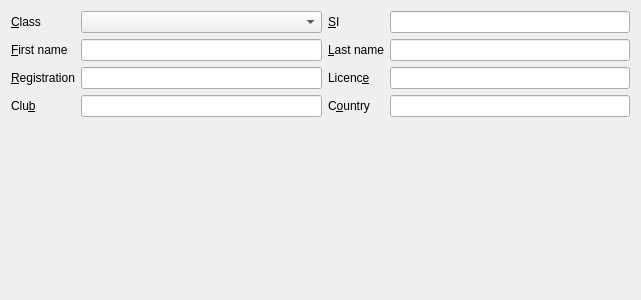
<?xml version="1.0" encoding="UTF-8"?>
<ui version="4.0">
 <class>CompetitorWidget</class>
 <widget class="QWidget" name="CompetitorWidget">
  <property name="geometry">
   <rect>
    <x>0</x>
    <y>0</y>
    <width>641</width>
    <height>300</height>
   </rect>
  </property>
  <property name="windowTitle">
   <string>Form</string>
  </property>
  <layout class="QGridLayout" name="gridLayout">
   <item row="1" column="0">
    <widget class="QLabel" name="label_3">
     <property name="text">
      <string>&amp;First name</string>
     </property>
     <property name="buddy">
      <cstring>lineEdit_2</cstring>
     </property>
    </widget>
   </item>
   <item row="1" column="2">
    <widget class="QLabel" name="label_4">
     <property name="text">
      <string>&amp;Last name</string>
     </property>
     <property name="buddy">
      <cstring>lineEdit_3</cstring>
     </property>
    </widget>
   </item>
   <item row="0" column="3">
    <widget class="qf::qmlwidgets::LineEdit" name="lineEdit">
     <property name="alignment">
      <set>Qt::AlignRight|Qt::AlignTrailing|Qt::AlignVCenter</set>
     </property>
     <property name="dataId" stdset="0">
      <string>competitors.siId</string>
     </property>
    </widget>
   </item>
   <item row="4" column="2">
    <spacer name="verticalSpacer">
     <property name="orientation">
      <enum>Qt::Vertical</enum>
     </property>
     <property name="sizeHint" stdset="0">
      <size>
       <width>20</width>
       <height>40</height>
      </size>
     </property>
    </spacer>
   </item>
   <item row="0" column="1">
    <widget class="QComboBox" name="comboBox"/>
   </item>
   <item row="0" column="0">
    <widget class="QLabel" name="label">
     <property name="text">
      <string>&amp;Class</string>
     </property>
     <property name="buddy">
      <cstring>comboBox</cstring>
     </property>
    </widget>
   </item>
   <item row="0" column="2">
    <widget class="QLabel" name="label_2">
     <property name="text">
      <string>&amp;SI</string>
     </property>
     <property name="buddy">
      <cstring>lineEdit</cstring>
     </property>
    </widget>
   </item>
   <item row="2" column="0">
    <widget class="QLabel" name="label_6">
     <property name="text">
      <string>&amp;Registration</string>
     </property>
     <property name="buddy">
      <cstring>lineEdit_4</cstring>
     </property>
    </widget>
   </item>
   <item row="2" column="2">
    <widget class="QLabel" name="label_5">
     <property name="text">
      <string>Licenc&amp;e</string>
     </property>
     <property name="buddy">
      <cstring>lineEdit_5</cstring>
     </property>
    </widget>
   </item>
   <item row="3" column="0">
    <widget class="QLabel" name="label_7">
     <property name="text">
      <string>Clu&amp;b</string>
     </property>
     <property name="buddy">
      <cstring>lineEdit_6</cstring>
     </property>
    </widget>
   </item>
   <item row="3" column="2">
    <widget class="QLabel" name="label_8">
     <property name="text">
      <string>C&amp;ountry</string>
     </property>
     <property name="buddy">
      <cstring>lineEdit_7</cstring>
     </property>
    </widget>
   </item>
   <item row="1" column="1">
    <widget class="qf::qmlwidgets::LineEdit" name="lineEdit_2">
     <property name="dataId" stdset="0">
      <string>competitors.firstName</string>
     </property>
    </widget>
   </item>
   <item row="1" column="3">
    <widget class="qf::qmlwidgets::LineEdit" name="lineEdit_3">
     <property name="dataId" stdset="0">
      <string>competitors.lastName</string>
     </property>
    </widget>
   </item>
   <item row="2" column="1">
    <widget class="qf::qmlwidgets::LineEdit" name="lineEdit_4">
     <property name="dataId" stdset="0">
      <string>competitors.registration</string>
     </property>
    </widget>
   </item>
   <item row="2" column="3">
    <widget class="qf::qmlwidgets::LineEdit" name="lineEdit_5">
     <property name="dataId" stdset="0">
      <string>competitors.licence</string>
     </property>
    </widget>
   </item>
   <item row="3" column="1">
    <widget class="qf::qmlwidgets::LineEdit" name="lineEdit_6">
     <property name="dataId" stdset="0">
      <string>competitors.club</string>
     </property>
    </widget>
   </item>
   <item row="3" column="3">
    <widget class="qf::qmlwidgets::LineEdit" name="lineEdit_7">
     <property name="dataId" stdset="0">
      <string>competitors.country</string>
     </property>
    </widget>
   </item>
  </layout>
 </widget>
 <customwidgets>
  <customwidget>
   <class>qf::qmlwidgets::LineEdit</class>
   <extends>QLineEdit</extends>
   <header location="global">qf/qmlwidgets/lineedit.h</header>
  </customwidget>
 </customwidgets>
 <tabstops>
  <tabstop>comboBox</tabstop>
  <tabstop>lineEdit</tabstop>
  <tabstop>lineEdit_2</tabstop>
  <tabstop>lineEdit_3</tabstop>
  <tabstop>lineEdit_4</tabstop>
  <tabstop>lineEdit_5</tabstop>
  <tabstop>lineEdit_6</tabstop>
  <tabstop>lineEdit_7</tabstop>
 </tabstops>
 <resources/>
 <connections/>
</ui>
